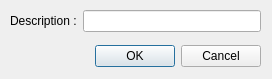
<?xml version="1.0" encoding="UTF-8"?>
<ui version="4.0">
 <class>BDAutresSorties</class>
 <widget class="QDialog" name="BDAutresSorties">
  <property name="geometry">
   <rect>
    <x>0</x>
    <y>0</y>
    <width>272</width>
    <height>79</height>
   </rect>
  </property>
  <property name="windowTitle">
   <string>Dialog</string>
  </property>
  <widget class="QDialogButtonBox" name="buttonBox">
   <property name="geometry">
    <rect>
     <x>60</x>
     <y>40</y>
     <width>201</width>
     <height>32</height>
    </rect>
   </property>
   <property name="orientation">
    <enum>Qt::Horizontal</enum>
   </property>
   <property name="standardButtons">
    <set>QDialogButtonBox::Cancel|QDialogButtonBox::Ok</set>
   </property>
  </widget>
  <widget class="QWidget" name="">
   <property name="geometry">
    <rect>
     <x>10</x>
     <y>10</y>
     <width>251</width>
     <height>22</height>
    </rect>
   </property>
   <layout class="QHBoxLayout" name="horizontalLayout">
    <item>
     <widget class="QLabel" name="label">
      <property name="text">
       <string>Description :</string>
      </property>
     </widget>
    </item>
    <item>
     <widget class="QLineEdit" name="lineEditDescription"/>
    </item>
   </layout>
  </widget>
 </widget>
 <resources/>
 <connections>
  <connection>
   <sender>buttonBox</sender>
   <signal>accepted()</signal>
   <receiver>BDAutresSorties</receiver>
   <slot>accept()</slot>
   <hints>
    <hint type="sourcelabel">
     <x>248</x>
     <y>254</y>
    </hint>
    <hint type="destinationlabel">
     <x>157</x>
     <y>274</y>
    </hint>
   </hints>
  </connection>
  <connection>
   <sender>buttonBox</sender>
   <signal>rejected()</signal>
   <receiver>BDAutresSorties</receiver>
   <slot>reject()</slot>
   <hints>
    <hint type="sourcelabel">
     <x>316</x>
     <y>260</y>
    </hint>
    <hint type="destinationlabel">
     <x>286</x>
     <y>274</y>
    </hint>
   </hints>
  </connection>
 </connections>
</ui>
